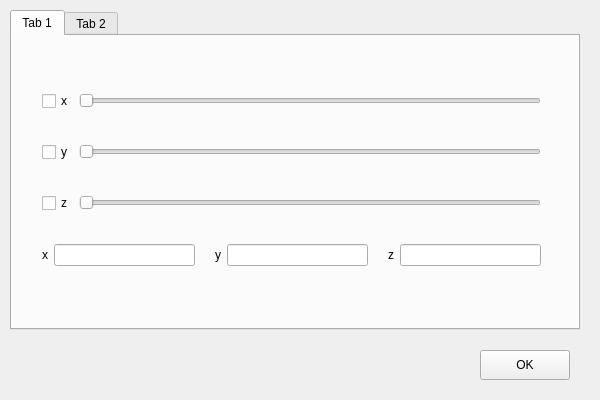
<?xml version="1.0" encoding="UTF-8"?>
<ui version="4.0">
 <class>SensorSetting</class>
 <widget class="QWidget" name="SensorSetting">
  <property name="geometry">
   <rect>
    <x>0</x>
    <y>0</y>
    <width>600</width>
    <height>400</height>
   </rect>
  </property>
  <property name="windowTitle">
   <string>SensorSetting</string>
  </property>
  <widget class="QTabWidget" name="tabWidget">
   <property name="geometry">
    <rect>
     <x>10</x>
     <y>10</y>
     <width>570</width>
     <height>320</height>
    </rect>
   </property>
   <property name="currentIndex">
    <number>0</number>
   </property>
   <widget class="QWidget" name="tab">
    <attribute name="title">
     <string>Tab 1</string>
    </attribute>
    <widget class="QWidget" name="verticalLayoutWidget">
     <property name="geometry">
      <rect>
       <x>19</x>
       <y>19</y>
       <width>521</width>
       <height>251</height>
      </rect>
     </property>
     <layout class="QVBoxLayout" name="verticalLayout">
      <item>
       <layout class="QHBoxLayout" name="horizontalLayout">
        <item>
         <widget class="QCheckBox" name="checkBox">
          <property name="text">
           <string>x</string>
          </property>
         </widget>
        </item>
        <item>
         <widget class="QSlider" name="horizontalSlider">
          <property name="orientation">
           <enum>Qt::Horizontal</enum>
          </property>
         </widget>
        </item>
       </layout>
      </item>
      <item>
       <layout class="QHBoxLayout" name="horizontalLayout_4">
        <item>
         <widget class="QCheckBox" name="checkBox_2">
          <property name="text">
           <string>y</string>
          </property>
         </widget>
        </item>
        <item>
         <widget class="QSlider" name="horizontalSlider_2">
          <property name="orientation">
           <enum>Qt::Horizontal</enum>
          </property>
         </widget>
        </item>
       </layout>
      </item>
      <item>
       <layout class="QHBoxLayout" name="horizontalLayout_3">
        <item>
         <widget class="QCheckBox" name="checkBox_3">
          <property name="text">
           <string>z</string>
          </property>
         </widget>
        </item>
        <item>
         <widget class="QSlider" name="horizontalSlider_3">
          <property name="orientation">
           <enum>Qt::Horizontal</enum>
          </property>
         </widget>
        </item>
       </layout>
      </item>
      <item>
       <layout class="QHBoxLayout" name="horizontalLayout_18">
        <property name="spacing">
         <number>20</number>
        </property>
        <item>
         <layout class="QHBoxLayout" name="horizontalLayout_20">
          <item>
           <widget class="QLabel" name="label">
            <property name="text">
             <string>x</string>
            </property>
           </widget>
          </item>
          <item>
           <widget class="QLineEdit" name="lineEdit"/>
          </item>
         </layout>
        </item>
        <item>
         <layout class="QHBoxLayout" name="horizontalLayout_21">
          <item>
           <widget class="QLabel" name="label_2">
            <property name="text">
             <string>y</string>
            </property>
           </widget>
          </item>
          <item>
           <widget class="QLineEdit" name="lineEdit_2"/>
          </item>
         </layout>
        </item>
        <item>
         <layout class="QHBoxLayout" name="horizontalLayout_23">
          <item>
           <widget class="QLabel" name="label_4">
            <property name="text">
             <string>z</string>
            </property>
           </widget>
          </item>
          <item>
           <widget class="QLineEdit" name="lineEdit_4"/>
          </item>
         </layout>
        </item>
       </layout>
      </item>
     </layout>
    </widget>
   </widget>
   <widget class="QWidget" name="tab_2">
    <attribute name="title">
     <string>Tab 2</string>
    </attribute>
    <widget class="QWidget" name="verticalLayoutWidget_2">
     <property name="geometry">
      <rect>
       <x>19</x>
       <y>19</y>
       <width>521</width>
       <height>251</height>
      </rect>
     </property>
     <layout class="QVBoxLayout" name="verticalLayout_2">
      <item>
       <layout class="QHBoxLayout" name="horizontalLayout_5">
        <item>
         <widget class="QCheckBox" name="checkBox_4">
          <property name="text">
           <string>x</string>
          </property>
         </widget>
        </item>
        <item>
         <widget class="QSlider" name="horizontalSlider_4">
          <property name="enabled">
           <bool>true</bool>
          </property>
          <property name="orientation">
           <enum>Qt::Horizontal</enum>
          </property>
         </widget>
        </item>
       </layout>
      </item>
      <item>
       <layout class="QHBoxLayout" name="horizontalLayout_7">
        <item>
         <widget class="QCheckBox" name="checkBox_5">
          <property name="text">
           <string>y</string>
          </property>
         </widget>
        </item>
        <item>
         <widget class="QSlider" name="horizontalSlider_5">
          <property name="orientation">
           <enum>Qt::Horizontal</enum>
          </property>
         </widget>
        </item>
       </layout>
      </item>
      <item>
       <layout class="QHBoxLayout" name="horizontalLayout_6">
        <item>
         <widget class="QCheckBox" name="checkBox_6">
          <property name="text">
           <string>z</string>
          </property>
         </widget>
        </item>
        <item>
         <widget class="QSlider" name="horizontalSlider_6">
          <property name="orientation">
           <enum>Qt::Horizontal</enum>
          </property>
         </widget>
        </item>
       </layout>
      </item>
      <item>
       <layout class="QHBoxLayout" name="horizontalLayout_19">
        <item>
         <layout class="QHBoxLayout" name="horizontalLayout_24">
          <item>
           <widget class="QLabel" name="label_5">
            <property name="text">
             <string>x</string>
            </property>
           </widget>
          </item>
          <item>
           <widget class="QLineEdit" name="lineEdit_5"/>
          </item>
         </layout>
        </item>
        <item>
         <layout class="QHBoxLayout" name="horizontalLayout_25">
          <item>
           <widget class="QLabel" name="label_6">
            <property name="text">
             <string>y</string>
            </property>
           </widget>
          </item>
          <item>
           <widget class="QLineEdit" name="lineEdit_6"/>
          </item>
         </layout>
        </item>
        <item>
         <layout class="QHBoxLayout" name="horizontalLayout_26">
          <item>
           <widget class="QLabel" name="label_7">
            <property name="text">
             <string>z</string>
            </property>
           </widget>
          </item>
          <item>
           <widget class="QLineEdit" name="lineEdit_7"/>
          </item>
         </layout>
        </item>
       </layout>
      </item>
     </layout>
    </widget>
   </widget>
  </widget>
  <widget class="QPushButton" name="pushButton">
   <property name="geometry">
    <rect>
     <x>480</x>
     <y>350</y>
     <width>90</width>
     <height>30</height>
    </rect>
   </property>
   <property name="text">
    <string>OK</string>
   </property>
  </widget>
 </widget>
 <layoutdefault spacing="6" margin="11"/>
 <resources/>
 <connections/>
</ui>
